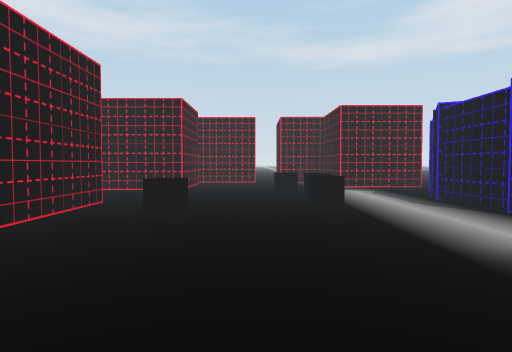
[1] (above)

16 first-person views from a walk through a scene from a Unity 3-D project. The camera is 1.4 m above the floor, tilts 2° down and sees 75° across. The floor is counted in squares, 2 m on a side. Each view is taken from the middle of a square. On the plan, view 1 faces up. The plan holds only what a view shows up to about 10 squares ahead; the rest is blank. The place goes on beyond the plan. The player character is not drawn.

[2]
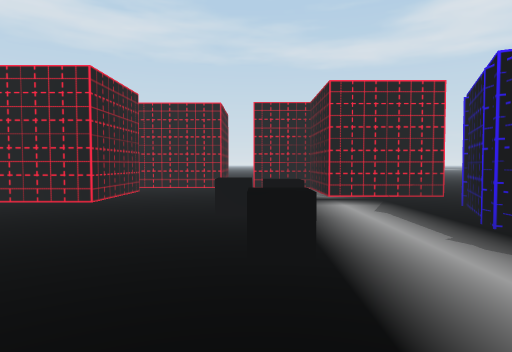

[3]
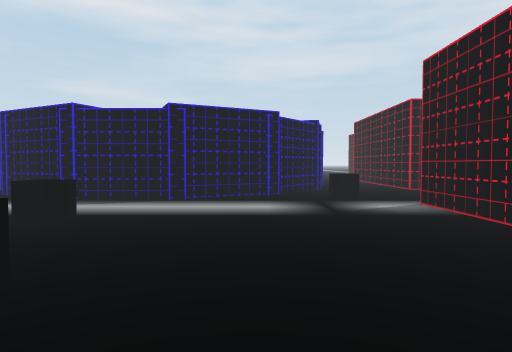

[4]
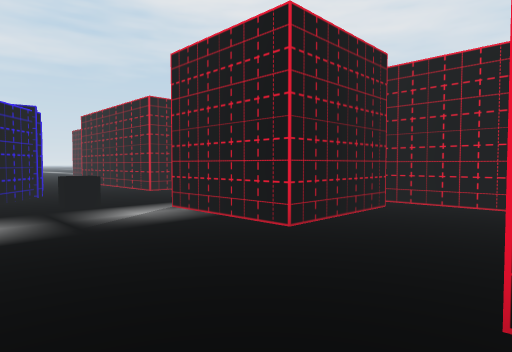

[5]
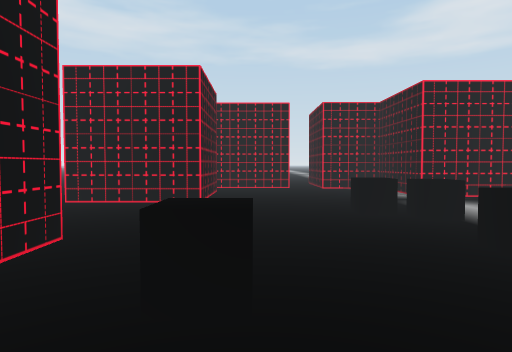

[6]
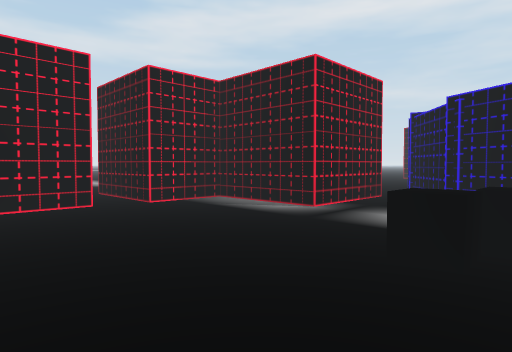

[7]
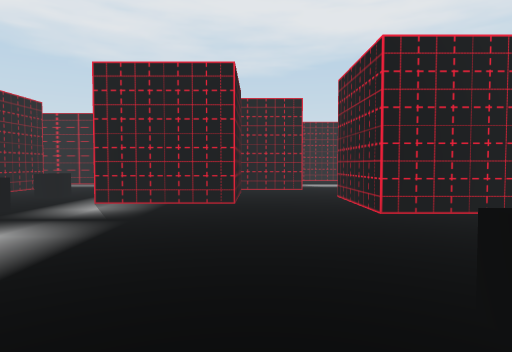

[8]
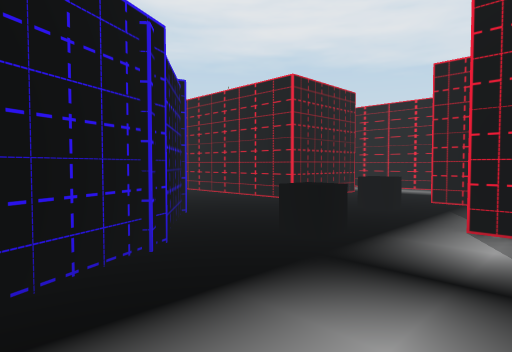

[9]
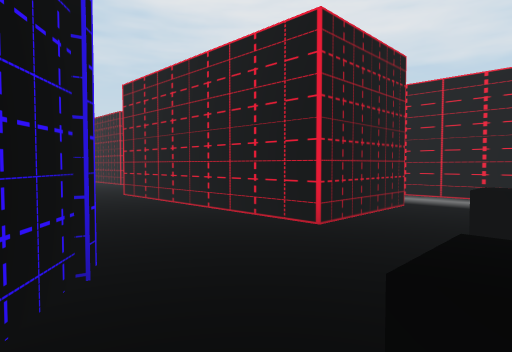

[10]
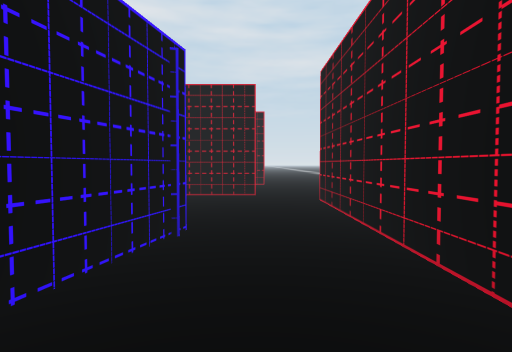

[11]
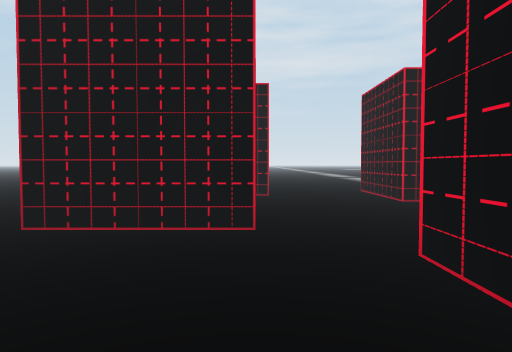

[12]
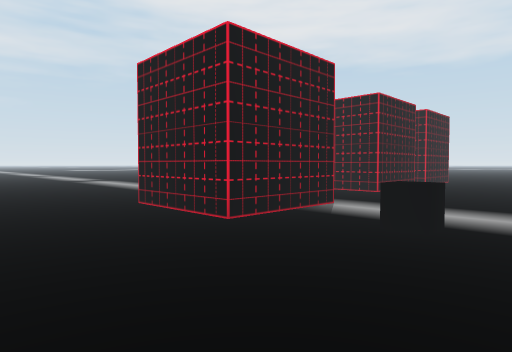

[13]
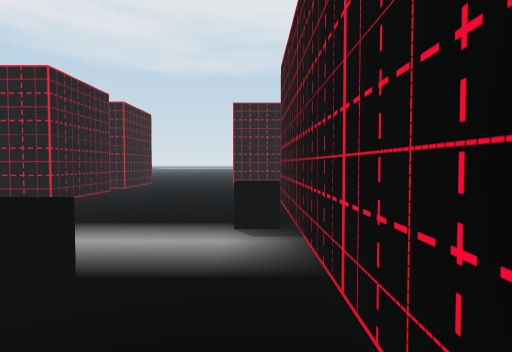

[14]
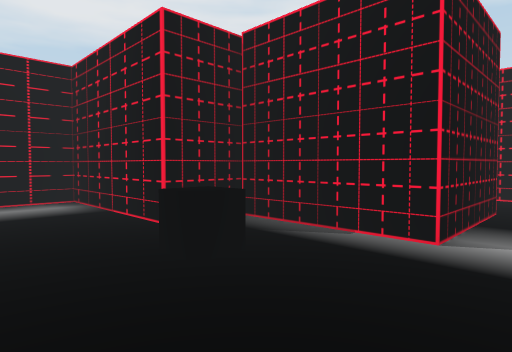

[15]
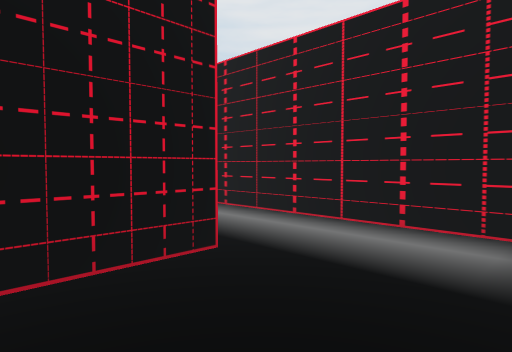

[16]
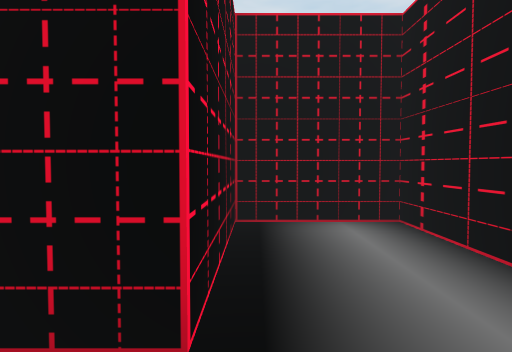

### Floor plan
Ten units are one square. View 1 is at (0, 0); x grows to the right and y downward. Boxes are objects, and circles mark ways between rooms. Rooms are numbered by the first view taken in them; rooms with no view inside come last. Other rooms are left out.
<svg viewBox="-105 -133 237 196">
<path fill="none" stroke="#000" d="M36 -66 47 -89M-28 -61 -28 -36M47 -24 36 -46 36 -70M-18 -13 -18 5M44 -85 65 -102M63 -13 44 -28M51 -102 26 -102 26 -128 9 -128M-20 -116 -20 -91M4 25 4 -1 29 -1M0 -128 -15 -128M-14 31 8 31M-36 -13 -18 -13M-20 -91 -46 -91M-15 -128 -25 -128M86 -7 63 -13M125 0 125 -26M29 -1 29 25 40 25 40 58 90 58 90 38 62 38 62 13 116 13"/>
<rect x="-15" y="-55" width="10" height="10" fill="#bbb"><title>other object</title></rect>
<rect x="5" y="-65" width="10" height="10" fill="#bbb"><title>other object</title></rect>
<rect x="5" y="-75" width="10" height="10" fill="#bbb"><title>other object</title></rect>
<rect x="5" y="-85" width="10" height="10" fill="#bbb"><title>other object</title></rect>
<rect x="35" y="-15" width="10" height="10" fill="#bbb"><title>other object</title></rect>
<rect x="35" y="5" width="10" height="10" fill="#bbb"><title>other object</title></rect>
<circle cx="-20" cy="-120" r="3" fill="#2a7"/>
<circle cx="-25" cy="25" r="3" fill="#2a7"/>
<circle cx="-35" cy="-25" r="3" fill="#2a7"/>
<circle cx="-35" cy="-75" r="3" fill="#2a7"/>
<circle cx="43" cy="-10" r="3" fill="#2a7"/>
<text x="10" y="-50">1</text>
<text x="-100" y="10">2</text>
<text x="80" y="10">3</text>
</svg>
Room 1 opens to room 2. Room 1 opens to room 3.

Where each view was taken, in squares from view 1:
view 1: 0 up, 0 right, facing up
view 2: 3 up, 1 right, facing up
view 3: 3 up, 3 left, facing right
view 4: 3 up, 2 left, facing down-right
view 5: 3 up, 1 left, facing up
view 6: 7 up, 2 left, facing up-right
view 7: 6 up, 0 right, facing down
view 8: 4 up, 2 right, facing down-right
view 9: 2 up, 4 right, facing down-right
view 10: 0 up, 5 right, facing right
view 11: 0 up, 9 right, facing right
view 12: 0 up, 12 right, facing down-right
view 13: 2 down, 12 right, facing down
view 14: 1 up, 6 right, facing down-left
view 15: 2 down, 4 right, facing down-right
view 16: 4 down, 5 right, facing right
